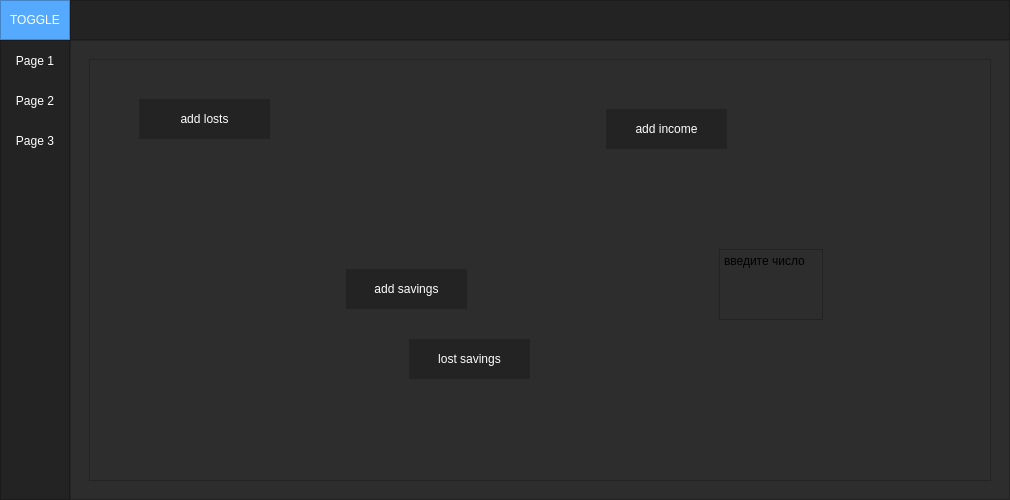
<?xml version="1.0" encoding="UTF-8"?>
<ui version="4.0">
 <class>MainWindow</class>
 <widget class="QMainWindow" name="MainWindow">
  <property name="geometry">
   <rect>
    <x>0</x>
    <y>0</y>
    <width>1010</width>
    <height>500</height>
   </rect>
  </property>
  <property name="sizePolicy">
   <sizepolicy hsizetype="Preferred" vsizetype="Preferred">
    <horstretch>0</horstretch>
    <verstretch>0</verstretch>
   </sizepolicy>
  </property>
  <property name="minimumSize">
   <size>
    <width>1010</width>
    <height>500</height>
   </size>
  </property>
  <property name="windowTitle">
   <string>MainWindow</string>
  </property>
  <property name="styleSheet">
   <string notr="true">background-color: rgb(45, 45, 45);</string>
  </property>
  <widget class="QWidget" name="centralwidget">
   <layout class="QVBoxLayout" name="verticalLayout">
    <property name="spacing">
     <number>0</number>
    </property>
    <property name="leftMargin">
     <number>0</number>
    </property>
    <property name="topMargin">
     <number>0</number>
    </property>
    <property name="rightMargin">
     <number>0</number>
    </property>
    <property name="bottomMargin">
     <number>0</number>
    </property>
    <item>
     <widget class="QFrame" name="Top_Bar">
      <property name="maximumSize">
       <size>
        <width>16777215</width>
        <height>40</height>
       </size>
      </property>
      <property name="styleSheet">
       <string notr="true">background-color: rgb(35, 35, 35);</string>
      </property>
      <property name="frameShape">
       <enum>QFrame::NoFrame</enum>
      </property>
      <property name="frameShadow">
       <enum>QFrame::Raised</enum>
      </property>
      <layout class="QHBoxLayout" name="horizontalLayout">
       <property name="spacing">
        <number>0</number>
       </property>
       <property name="leftMargin">
        <number>0</number>
       </property>
       <property name="topMargin">
        <number>0</number>
       </property>
       <property name="rightMargin">
        <number>0</number>
       </property>
       <property name="bottomMargin">
        <number>0</number>
       </property>
       <item>
        <widget class="QFrame" name="frame_toggle">
         <property name="maximumSize">
          <size>
           <width>70</width>
           <height>40</height>
          </size>
         </property>
         <property name="styleSheet">
          <string notr="true">background-color: rgb(85, 170, 255);</string>
         </property>
         <property name="frameShape">
          <enum>QFrame::StyledPanel</enum>
         </property>
         <property name="frameShadow">
          <enum>QFrame::Raised</enum>
         </property>
         <layout class="QVBoxLayout" name="verticalLayout_2">
          <property name="spacing">
           <number>0</number>
          </property>
          <property name="leftMargin">
           <number>0</number>
          </property>
          <property name="topMargin">
           <number>0</number>
          </property>
          <property name="rightMargin">
           <number>0</number>
          </property>
          <property name="bottomMargin">
           <number>0</number>
          </property>
          <item>
           <widget class="QPushButton" name="Btn_Toggle">
            <property name="sizePolicy">
             <sizepolicy hsizetype="Expanding" vsizetype="Expanding">
              <horstretch>0</horstretch>
              <verstretch>0</verstretch>
             </sizepolicy>
            </property>
            <property name="styleSheet">
             <string notr="true">color: rgb(255, 255, 255);
border: 0px solid;</string>
            </property>
            <property name="text">
             <string>TOGGLE</string>
            </property>
           </widget>
          </item>
         </layout>
        </widget>
       </item>
       <item>
        <widget class="QFrame" name="frame_top">
         <property name="frameShape">
          <enum>QFrame::StyledPanel</enum>
         </property>
         <property name="frameShadow">
          <enum>QFrame::Raised</enum>
         </property>
        </widget>
       </item>
      </layout>
     </widget>
    </item>
    <item>
     <widget class="QFrame" name="Content">
      <property name="frameShape">
       <enum>QFrame::NoFrame</enum>
      </property>
      <property name="frameShadow">
       <enum>QFrame::Raised</enum>
      </property>
      <layout class="QHBoxLayout" name="horizontalLayout_2">
       <property name="spacing">
        <number>0</number>
       </property>
       <property name="leftMargin">
        <number>0</number>
       </property>
       <property name="topMargin">
        <number>0</number>
       </property>
       <property name="rightMargin">
        <number>0</number>
       </property>
       <property name="bottomMargin">
        <number>0</number>
       </property>
       <item>
        <widget class="QFrame" name="frame_left_menu">
         <property name="minimumSize">
          <size>
           <width>70</width>
           <height>0</height>
          </size>
         </property>
         <property name="maximumSize">
          <size>
           <width>70</width>
           <height>16777215</height>
          </size>
         </property>
         <property name="styleSheet">
          <string notr="true">background-color: rgb(35, 35, 35);</string>
         </property>
         <property name="frameShape">
          <enum>QFrame::StyledPanel</enum>
         </property>
         <property name="frameShadow">
          <enum>QFrame::Raised</enum>
         </property>
         <layout class="QVBoxLayout" name="verticalLayout_3">
          <property name="leftMargin">
           <number>0</number>
          </property>
          <property name="topMargin">
           <number>0</number>
          </property>
          <property name="rightMargin">
           <number>0</number>
          </property>
          <property name="bottomMargin">
           <number>0</number>
          </property>
          <item alignment="Qt::AlignTop">
           <widget class="QFrame" name="frame_top_menus">
            <property name="frameShape">
             <enum>QFrame::NoFrame</enum>
            </property>
            <property name="frameShadow">
             <enum>QFrame::Raised</enum>
            </property>
            <layout class="QVBoxLayout" name="verticalLayout_4">
             <property name="spacing">
              <number>0</number>
             </property>
             <property name="leftMargin">
              <number>0</number>
             </property>
             <property name="topMargin">
              <number>0</number>
             </property>
             <property name="rightMargin">
              <number>0</number>
             </property>
             <property name="bottomMargin">
              <number>0</number>
             </property>
             <item>
              <widget class="QPushButton" name="btn_page_1">
               <property name="minimumSize">
                <size>
                 <width>0</width>
                 <height>40</height>
                </size>
               </property>
               <property name="styleSheet">
                <string notr="true">QPushButton {
	color: rgb(255, 255, 255);
	background-color: rgb(35, 35, 35);
	border: 0px solid;
}
QPushButton:hover {
	background-color: rgb(85, 170, 255);
}</string>
               </property>
               <property name="text">
                <string>Page 1</string>
               </property>
              </widget>
             </item>
             <item>
              <widget class="QPushButton" name="btn_page_2">
               <property name="minimumSize">
                <size>
                 <width>0</width>
                 <height>40</height>
                </size>
               </property>
               <property name="styleSheet">
                <string notr="true">QPushButton {
	color: rgb(255, 255, 255);
	background-color: rgb(35, 35, 35);
	border: 0px solid;
}
QPushButton:hover {
	background-color: rgb(85, 170, 255);
}</string>
               </property>
               <property name="text">
                <string>Page 2</string>
               </property>
              </widget>
             </item>
             <item>
              <widget class="QPushButton" name="btn_page_3">
               <property name="minimumSize">
                <size>
                 <width>0</width>
                 <height>40</height>
                </size>
               </property>
               <property name="styleSheet">
                <string notr="true">QPushButton {
	color: rgb(255, 255, 255);
	background-color: rgb(35, 35, 35);
	border: 0px solid;
}
QPushButton:hover {
	background-color: rgb(85, 170, 255);
}</string>
               </property>
               <property name="text">
                <string>Page 3</string>
               </property>
              </widget>
             </item>
            </layout>
           </widget>
          </item>
         </layout>
        </widget>
       </item>
       <item>
        <widget class="QFrame" name="frame_pages">
         <property name="frameShape">
          <enum>QFrame::StyledPanel</enum>
         </property>
         <property name="frameShadow">
          <enum>QFrame::Raised</enum>
         </property>
         <layout class="QVBoxLayout" name="verticalLayout_5">
          <item>
           <widget class="QStackedWidget" name="stackedWidget">
            <property name="currentIndex">
             <number>1</number>
            </property>
            <widget class="QWidget" name="page_1">
             <property name="enabled">
              <bool>true</bool>
             </property>
             <layout class="QVBoxLayout" name="verticalLayout_7">
              <item>
               <widget class="QFrame" name="frame">
                <property name="sizePolicy">
                 <sizepolicy hsizetype="Expanding" vsizetype="Expanding">
                  <horstretch>0</horstretch>
                  <verstretch>0</verstretch>
                 </sizepolicy>
                </property>
                <property name="frameShape">
                 <enum>QFrame::StyledPanel</enum>
                </property>
                <property name="frameShadow">
                 <enum>QFrame::Raised</enum>
                </property>
                <widget class="QLabel" name="label">
                 <property name="geometry">
                  <rect>
                   <x>40</x>
                   <y>340</y>
                   <width>151</width>
                   <height>21</height>
                  </rect>
                 </property>
                 <property name="styleSheet">
                  <string notr="true">color: white;
font-size: 20px</string>
                 </property>
                 <property name="text">
                  <string>lost for month:</string>
                 </property>
                </widget>
                <widget class="QLabel" name="label_2">
                 <property name="geometry">
                  <rect>
                   <x>350</x>
                   <y>340</y>
                   <width>171</width>
                   <height>16</height>
                  </rect>
                 </property>
                 <property name="styleSheet">
                  <string notr="true">color: white;
font-size: 20px</string>
                 </property>
                 <property name="text">
                  <string>earned for month:</string>
                 </property>
                </widget>
                <widget class="QLabel" name="label_3">
                 <property name="geometry">
                  <rect>
                   <x>650</x>
                   <y>340</y>
                   <width>141</width>
                   <height>16</height>
                  </rect>
                 </property>
                 <property name="styleSheet">
                  <string notr="true">color: white;
font-size: 20px</string>
                 </property>
                 <property name="text">
                  <string>save for month:</string>
                 </property>
                </widget>
               </widget>
              </item>
             </layout>
            </widget>
            <widget class="QWidget" name="page_2">
             <layout class="QVBoxLayout" name="verticalLayout_6">
              <item>
               <widget class="QFrame" name="frame_2">
                <property name="sizePolicy">
                 <sizepolicy hsizetype="Expanding" vsizetype="Expanding">
                  <horstretch>0</horstretch>
                  <verstretch>0</verstretch>
                 </sizepolicy>
                </property>
                <property name="frameShape">
                 <enum>QFrame::StyledPanel</enum>
                </property>
                <property name="frameShadow">
                 <enum>QFrame::Raised</enum>
                </property>
                <widget class="QPushButton" name="btn_page_4">
                 <property name="geometry">
                  <rect>
                   <x>50</x>
                   <y>40</y>
                   <width>131</width>
                   <height>40</height>
                  </rect>
                 </property>
                 <property name="minimumSize">
                  <size>
                   <width>0</width>
                   <height>40</height>
                  </size>
                 </property>
                 <property name="styleSheet">
                  <string notr="true">QPushButton {
	color: rgb(255, 255, 255);
	background-color: rgb(35, 35, 35);
	border: 0px solid;
}
QPushButton:hover {
	background-color: rgb(85, 170, 255);
}</string>
                 </property>
                 <property name="text">
                  <string>add losts</string>
                 </property>
                </widget>
                <widget class="QPushButton" name="btn_page_5">
                 <property name="geometry">
                  <rect>
                   <x>517</x>
                   <y>50</y>
                   <width>121</width>
                   <height>40</height>
                  </rect>
                 </property>
                 <property name="minimumSize">
                  <size>
                   <width>0</width>
                   <height>40</height>
                  </size>
                 </property>
                 <property name="styleSheet">
                  <string notr="true">QPushButton {
	color: rgb(255, 255, 255);
	background-color: rgb(35, 35, 35);
	border: 0px solid;
}
QPushButton:hover {
	background-color: rgb(85, 170, 255);
}</string>
                 </property>
                 <property name="text">
                  <string>add income</string>
                 </property>
                </widget>
                <widget class="QPushButton" name="btn_page_6">
                 <property name="geometry">
                  <rect>
                   <x>257</x>
                   <y>210</y>
                   <width>121</width>
                   <height>40</height>
                  </rect>
                 </property>
                 <property name="minimumSize">
                  <size>
                   <width>0</width>
                   <height>40</height>
                  </size>
                 </property>
                 <property name="styleSheet">
                  <string notr="true">QPushButton {
	color: rgb(255, 255, 255);
	background-color: rgb(35, 35, 35);
	border: 0px solid;
}
QPushButton:hover {
	background-color: rgb(85, 170, 255);
}</string>
                 </property>
                 <property name="text">
                  <string>add savings</string>
                 </property>
                </widget>
                <widget class="QPushButton" name="btn_page_7">
                 <property name="geometry">
                  <rect>
                   <x>320</x>
                   <y>280</y>
                   <width>121</width>
                   <height>40</height>
                  </rect>
                 </property>
                 <property name="minimumSize">
                  <size>
                   <width>0</width>
                   <height>40</height>
                  </size>
                 </property>
                 <property name="styleSheet">
                  <string notr="true">QPushButton {
	color: rgb(255, 255, 255);
	background-color: rgb(35, 35, 35);
	border: 0px solid;
}
QPushButton:hover {
	background-color: rgb(85, 170, 255);
}</string>
                 </property>
                 <property name="text">
                  <string>lost savings</string>
                 </property>
                </widget>
                <widget class="QPlainTextEdit" name="plainTextEdit">
                 <property name="geometry">
                  <rect>
                   <x>630</x>
                   <y>190</y>
                   <width>104</width>
                   <height>71</height>
                  </rect>
                 </property>
                 <property name="plainText">
                  <string>введите число
</string>
                 </property>
                </widget>
               </widget>
              </item>
             </layout>
            </widget>
            <widget class="QWidget" name="page_3">
             <layout class="QVBoxLayout" name="verticalLayout_8">
              <item>
               <widget class="QFrame" name="frame_3">
                <property name="sizePolicy">
                 <sizepolicy hsizetype="Expanding" vsizetype="Expanding">
                  <horstretch>0</horstretch>
                  <verstretch>0</verstretch>
                 </sizepolicy>
                </property>
                <property name="frameShape">
                 <enum>QFrame::StyledPanel</enum>
                </property>
                <property name="frameShadow">
                 <enum>QFrame::Raised</enum>
                </property>
                <widget class="QLabel" name="label_4">
                 <property name="geometry">
                  <rect>
                   <x>40</x>
                   <y>40</y>
                   <width>131</width>
                   <height>31</height>
                  </rect>
                 </property>
                 <property name="styleSheet">
                  <string notr="true">color: white;
font-size: 20px</string>
                 </property>
                 <property name="text">
                  <string>how much</string>
                 </property>
                </widget>
                <widget class="QComboBox" name="comboBox">
                 <property name="geometry">
                  <rect>
                   <x>150</x>
                   <y>40</y>
                   <width>81</width>
                   <height>31</height>
                  </rect>
                 </property>
                 <property name="styleSheet">
                  <string notr="true">color: white;
font-size: 20px</string>
                 </property>
                 <item>
                  <property name="text">
                   <string>lost</string>
                  </property>
                 </item>
                 <item>
                  <property name="text">
                   <string>save</string>
                  </property>
                 </item>
                 <item>
                  <property name="text">
                   <string>earned</string>
                  </property>
                 </item>
                </widget>
                <widget class="QLabel" name="label_5">
                 <property name="geometry">
                  <rect>
                   <x>290</x>
                   <y>40</y>
                   <width>47</width>
                   <height>21</height>
                  </rect>
                 </property>
                 <property name="styleSheet">
                  <string notr="true">color: white;
font-size: 20px</string>
                 </property>
                 <property name="text">
                  <string>on</string>
                 </property>
                </widget>
                <widget class="QComboBox" name="comboBox_2">
                 <property name="geometry">
                  <rect>
                   <x>360</x>
                   <y>40</y>
                   <width>91</width>
                   <height>31</height>
                  </rect>
                 </property>
                 <property name="styleSheet">
                  <string notr="true">color: white;
font-size: 20px</string>
                 </property>
                 <item>
                  <property name="text">
                   <string>salary</string>
                  </property>
                 </item>
                 <item>
                  <property name="text">
                   <string>tips</string>
                  </property>
                 </item>
                 <item>
                  <property name="text">
                   <string>percents</string>
                  </property>
                 </item>
                 <item>
                  <property name="text">
                   <string>foodstuff</string>
                  </property>
                 </item>
                 <item>
                  <property name="text">
                   <string>MJ</string>
                  </property>
                 </item>
                </widget>
                <widget class="QLabel" name="label_6">
                 <property name="geometry">
                  <rect>
                   <x>80</x>
                   <y>160</y>
                   <width>21</width>
                   <height>16</height>
                  </rect>
                 </property>
                 <property name="styleSheet">
                  <string notr="true">color: white;
font-size: 20px</string>
                 </property>
                 <property name="text">
                  <string>in</string>
                 </property>
                </widget>
                <widget class="QComboBox" name="comboBox_3">
                 <property name="geometry">
                  <rect>
                   <x>120</x>
                   <y>150</y>
                   <width>61</width>
                   <height>31</height>
                  </rect>
                 </property>
                 <property name="styleSheet">
                  <string notr="true">color: white;
font-size: 20px</string>
                 </property>
                 <item>
                  <property name="text">
                   <string>Jan</string>
                  </property>
                 </item>
                 <item>
                  <property name="text">
                   <string>Feb</string>
                  </property>
                 </item>
                 <item>
                  <property name="text">
                   <string>March</string>
                  </property>
                 </item>
                 <item>
                  <property name="text">
                   <string>Apr</string>
                  </property>
                 </item>
                 <item>
                  <property name="text">
                   <string>May</string>
                  </property>
                 </item>
                 <item>
                  <property name="text">
                   <string>June</string>
                  </property>
                 </item>
                 <item>
                  <property name="text">
                   <string>July</string>
                  </property>
                 </item>
                 <item>
                  <property name="text">
                   <string>Aug</string>
                  </property>
                 </item>
                 <item>
                  <property name="text">
                   <string>Sep</string>
                  </property>
                 </item>
                 <item>
                  <property name="text">
                   <string>Oct</string>
                  </property>
                 </item>
                 <item>
                  <property name="text">
                   <string>Nov</string>
                  </property>
                 </item>
                 <item>
                  <property name="text">
                   <string>Dec</string>
                  </property>
                 </item>
                </widget>
                <widget class="QPushButton" name="btn_page_8">
                 <property name="geometry">
                  <rect>
                   <x>300</x>
                   <y>140</y>
                   <width>121</width>
                   <height>40</height>
                  </rect>
                 </property>
                 <property name="minimumSize">
                  <size>
                   <width>0</width>
                   <height>40</height>
                  </size>
                 </property>
                 <property name="styleSheet">
                  <string notr="true">QPushButton {
	color: rgb(255, 255, 255);
	background-color: rgb(35, 35, 35);
	border: 0px solid;
}
QPushButton:hover {
	background-color: rgb(85, 170, 255);
}</string>
                 </property>
                 <property name="text">
                  <string>run</string>
                 </property>
                </widget>
               </widget>
              </item>
             </layout>
            </widget>
           </widget>
          </item>
         </layout>
        </widget>
       </item>
      </layout>
     </widget>
    </item>
   </layout>
  </widget>
 </widget>
 <resources/>
 <connections/>
</ui>
